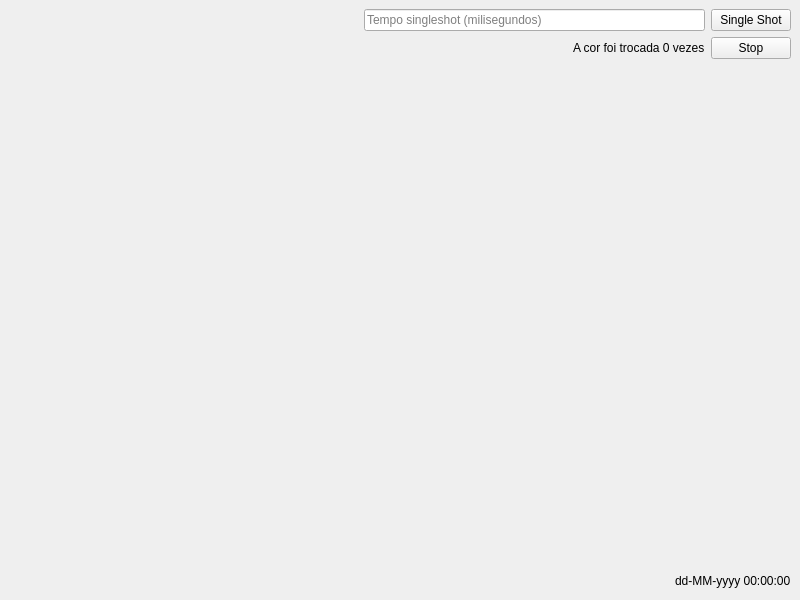
<?xml version="1.0" encoding="UTF-8"?>
<ui version="4.0">
 <class>MainWindow</class>
 <widget class="QMainWindow" name="MainWindow">
  <property name="geometry">
   <rect>
    <x>0</x>
    <y>0</y>
    <width>800</width>
    <height>600</height>
   </rect>
  </property>
  <property name="windowTitle">
   <string>MainWindow</string>
  </property>
  <widget class="QWidget" name="centralwidget">
   <layout class="QVBoxLayout" name="verticalLayout">
    <item>
     <layout class="QHBoxLayout" name="horizontalLayout_2">
      <property name="topMargin">
       <number>0</number>
      </property>
      <item>
       <widget class="QLabel" name="lblSingleShotCustomTime">
        <property name="text">
         <string/>
        </property>
       </widget>
      </item>
      <item>
       <spacer name="horizontalSpacer_2">
        <property name="orientation">
         <enum>Qt::Horizontal</enum>
        </property>
        <property name="sizeHint" stdset="0">
         <size>
          <width>40</width>
          <height>20</height>
         </size>
        </property>
       </spacer>
      </item>
      <item>
       <widget class="QLineEdit" name="ledSingleShot">
        <property name="placeholderText">
         <string>Tempo singleshot (milisegundos)</string>
        </property>
       </widget>
      </item>
      <item>
       <widget class="QPushButton" name="pbtSingleShot">
        <property name="text">
         <string>Single Shot</string>
        </property>
       </widget>
      </item>
     </layout>
    </item>
    <item>
     <layout class="QHBoxLayout" name="horizontalLayout_3">
      <property name="topMargin">
       <number>0</number>
      </property>
      <item>
       <widget class="QLabel" name="lblColor">
        <property name="minimumSize">
         <size>
          <width>16</width>
          <height>16</height>
         </size>
        </property>
        <property name="styleSheet">
         <string notr="true"/>
        </property>
        <property name="text">
         <string/>
        </property>
       </widget>
      </item>
      <item>
       <widget class="QLabel" name="lblRemainingTime">
        <property name="text">
         <string/>
        </property>
       </widget>
      </item>
      <item>
       <spacer name="horizontalSpacer_3">
        <property name="orientation">
         <enum>Qt::Horizontal</enum>
        </property>
        <property name="sizeHint" stdset="0">
         <size>
          <width>40</width>
          <height>20</height>
         </size>
        </property>
       </spacer>
      </item>
      <item>
       <widget class="QLabel" name="lblColorChangesCount">
        <property name="text">
         <string>A cor foi trocada 0 vezes</string>
        </property>
       </widget>
      </item>
      <item>
       <widget class="QPushButton" name="pbtColorStop">
        <property name="text">
         <string>Stop</string>
        </property>
       </widget>
      </item>
     </layout>
    </item>
    <item>
     <spacer name="verticalSpacer">
      <property name="orientation">
       <enum>Qt::Vertical</enum>
      </property>
      <property name="sizeHint" stdset="0">
       <size>
        <width>20</width>
        <height>40</height>
       </size>
      </property>
     </spacer>
    </item>
    <item>
     <layout class="QHBoxLayout" name="horizontalLayout">
      <property name="topMargin">
       <number>0</number>
      </property>
      <item>
       <spacer name="horizontalSpacer">
        <property name="orientation">
         <enum>Qt::Horizontal</enum>
        </property>
        <property name="sizeHint" stdset="0">
         <size>
          <width>40</width>
          <height>20</height>
         </size>
        </property>
       </spacer>
      </item>
      <item>
       <widget class="QLabel" name="lblClock">
        <property name="text">
         <string>dd-MM-yyyy 00:00:00</string>
        </property>
       </widget>
      </item>
     </layout>
    </item>
   </layout>
  </widget>
 </widget>
 <resources/>
 <connections/>
</ui>
